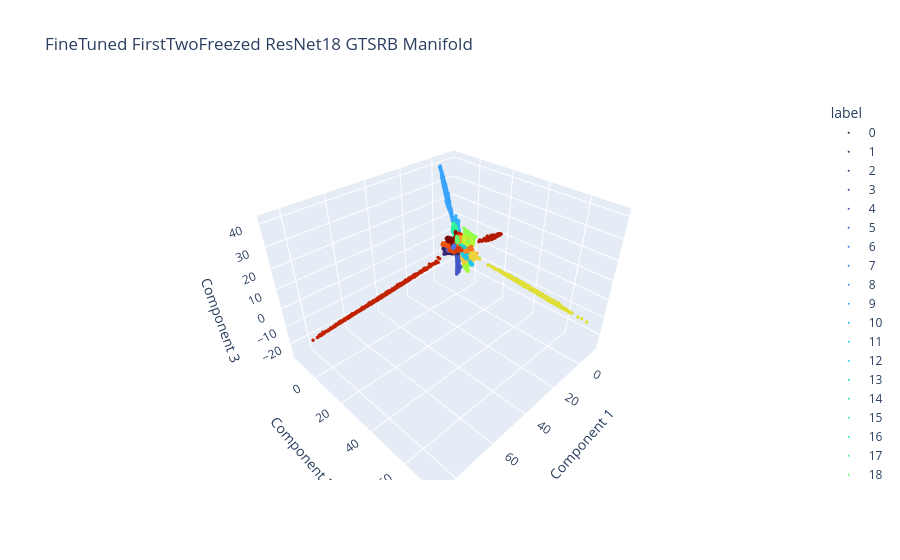

Notebook code for this chart:
### Code cell
plot_embeddings(ft_embeddings_threedim, ft_labels, "FineTuned FirstTwoFreezed ResNet18 GTSRB Manifold", type="plotly")

### Figure 1 — Plotly figure (JSON) as saved in the notebook; plotly's stock layout.template omitted (floating-point values rounded to 4 significant figures; data arrays with more than 128 entries replaced by an {"elided": "..."} marker saying what was removed)
{"data": [{"hovertemplate": "label=0<br>Component 1=%{x}<br>Component 2=%{y}<br>Component 3=%{z}<extra></extra>", "legendgroup": "0", "marker": {"color": "#30123b", "size": 2, "symbol": "circle"}, "mode": "markers", "name": "0", "scene": "scene", "showlegend": true, "type": "scatter3d", "x": {"elided": "150 float values"}, "y": {"elided": "150 float values"}, "z": {"elided": "150 float values"}}, {"hovertemplate": "label=1<br>Component 1=%{x}<br>Component 2=%{y}<br>Component 3=%{z}<extra></extra>", "legendgroup": "1", "marker": {"color": "#372466", "size": 2, "symbol": "circle"}, "mode": "markers", "name": "1", "scene": "scene", "showlegend": true, "type": "scatter3d", "x": {"elided": "1500 float values"}, "y": {"elided": "1500 float values"}, "z": {"elided": "1500 float values"}}, {"hovertemplate": "label=2<br>Component 1=%{x}<br>Component 2=%{y}<br>Component 3=%{z}<extra></extra>", "legendgroup": "2", "marker": {"color": "#3d358b", "size": 2, "symbol": "circle"}, "mode": "markers", "name": "2", "scene": "scene", "showlegend": true, "type": "scatter3d", "x": {"elided": "1500 float values"}, "y": {"elided": "1500 float values"}, "z": {"elided": "1500 float values"}}, {"hovertemplate": "label=3<br>Component 1=%{x}<br>Component 2=%{y}<br>Component 3=%{z}<extra></extra>", "legendgroup": "3", "marker": {"color": "#4146ac", "size": 2, "symbol": "circle"}, "mode": "markers", "name": "3", "scene": "scene", "showlegend": true, "type": "scatter3d", "x": {"elided": "960 float values"}, "y": {"elided": "960 float values"}, "z": {"elided": "960 float values"}}, {"hovertemplate": "label=4<br>Component 1=%{x}<br>Component 2=%{y}<br>Component 3=%{z}<extra></extra>", "legendgroup": "4", "marker": {"color": "#4456c7", "size": 2, "symbol": "circle"}, "mode": "markers", "name": "4", "scene": "scene", "showlegend": true, "type": "scatter3d", "x": {"elided": "1320 float values"}, "y": {"elided": "1320 float values"}, "z": {"elided": "1320 float values"}}, {"hovertemplate": "label=5<br>Component 1=%{x}<br>Component 2=%{y}<br>Component 3=%{z}<extra></extra>", "legendgroup": "5", "marker": {"color": "#4666dd", "size": 2, "symbol": "circle"}, "mode": "markers", "name": "5", "scene": "scene", "showlegend": true, "type": "scatter3d", "x": {"elided": "1260 float values"}, "y": {"elided": "1260 float values"}, "z": {"elided": "1260 float values"}}, {"hovertemplate": "label=6<br>Component 1=%{x}<br>Component 2=%{y}<br>Component 3=%{z}<extra></extra>", "legendgroup": "6", "marker": {"color": "#4776ee", "size": 2, "symbol": "circle"}, "mode": "markers", "name": "6", "scene": "scene", "showlegend": true, "type": "scatter3d", "x": {"elided": "300 float values"}, "y": {"elided": "300 float values"}, "z": {"elided": "300 float values"}}, {"hovertemplate": "label=7<br>Component 1=%{x}<br>Component 2=%{y}<br>Component 3=%{z}<extra></extra>", "legendgroup": "7", "marker": {"color": "#4685fa", "size": 2, "symbol": "circle"}, "mode": "markers", "name": "7", "scene": "scene", "showlegend": true, "type": "scatter3d", "x": {"elided": "960 float values"}, "y": {"elided": "960 float values"}, "z": {"elided": "960 float values"}}, {"hovertemplate": "label=8<br>Component 1=%{x}<br>Component 2=%{y}<br>Component 3=%{z}<extra></extra>", "legendgroup": "8", "marker": {"color": "#4294ff", "size": 2, "symbol": "circle"}, "mode": "markers", "name": "8", "scene": "scene", "showlegend": true, "type": "scatter3d", "x": {"elided": "960 float values"}, "y": {"elided": "960 float values"}, "z": {"elided": "960 float values"}}, {"hovertemplate": "label=9<br>Component 1=%{x}<br>Component 2=%{y}<br>Component 3=%{z}<extra></extra>", "legendgroup": "9", "marker": {"color": "#3aa3fc", "size": 2, "symbol": "circle"}, "mode": "markers", "name": "9", "scene": "scene", "showlegend": true, "type": "scatter3d", "x": {"elided": "990 float values"}, "y": {"elided": "990 float values"}, "z": {"elided": "990 float values"}}, {"hovertemplate": "label=10<br>Component 1=%{x}<br>Component 2=%{y}<br>Component 3=%{z}<extra></extra>", "legendgroup": "10", "marker": {"color": "#2fb2f4", "size": 2, "symbol": "circle"}, "mode": "markers", "name": "10", "scene": "scene", "showlegend": true, "type": "scatter3d", "x": {"elided": "1350 float values"}, "y": {"elided": "1350 float values"}, "z": {"elided": "1350 float values"}}, {"hovertemplate": "label=11<br>Component 1=%{x}<br>Component 2=%{y}<br>Component 3=%{z}<extra></extra>", "legendgroup": "11", "marker": {"color": "#23c3e4", "size": 2, "symbol": "circle"}, "mode": "markers", "name": "11", "scene": "scene", "showlegend": true, "type": "scatter3d", "x": {"elided": "900 float values"}, "y": {"elided": "900 float values"}, "z": {"elided": "900 float values"}}, {"hovertemplate": "label=12<br>Component 1=%{x}<br>Component 2=%{y}<br>Component 3=%{z}<extra></extra>", "legendgroup": "12", "marker": {"color": "#1bd0d5", "size": 2, "symbol": "circle"}, "mode": "markers", "name": "12", "scene": "scene", "showlegend": true, "type": "scatter3d", "x": {"elided": "1410 float values"}, "y": {"elided": "1410 float values"}, "z": {"elided": "1410 float values"}}, {"hovertemplate": "label=13<br>Component 1=%{x}<br>Component 2=%{y}<br>Component 3=%{z}<extra></extra>", "legendgroup": "13", "marker": {"color": "#18dbc5", "size": 2, "symbol": "circle"}, "mode": "markers", "name": "13", "scene": "scene", "showlegend": true, "type": "scatter3d", "x": {"elided": "1440 float values"}, "y": {"elided": "1440 float values"}, "z": {"elided": "1440 float values"}}, {"hovertemplate": "label=14<br>Component 1=%{x}<br>Component 2=%{y}<br>Component 3=%{z}<extra></extra>", "legendgroup": "14", "marker": {"color": "#1ae4b6", "size": 2, "symbol": "circle"}, "mode": "markers", "name": "14", "scene": "scene", "showlegend": true, "type": "scatter3d", "x": {"elided": "540 float values"}, "y": {"elided": "540 float values"}, "z": {"elided": "540 float values"}}, {"hovertemplate": "label=15<br>Component 1=%{x}<br>Component 2=%{y}<br>Component 3=%{z}<extra></extra>", "legendgroup": "15", "marker": {"color": "#25eca7", "size": 2, "symbol": "circle"}, "mode": "markers", "name": "15", "scene": "scene", "showlegend": true, "type": "scatter3d", "x": {"elided": "420 float values"}, "y": {"elided": "420 float values"}, "z": {"elided": "420 float values"}}, {"hovertemplate": "label=16<br>Component 1=%{x}<br>Component 2=%{y}<br>Component 3=%{z}<extra></extra>", "legendgroup": "16", "marker": {"color": "#35f394", "size": 2, "symbol": "circle"}, "mode": "markers", "name": "16", "scene": "scene", "showlegend": true, "type": "scatter3d", "x": {"elided": "300 float values"}, "y": {"elided": "300 float values"}, "z": {"elided": "300 float values"}}, {"hovertemplate": "label=17<br>Component 1=%{x}<br>Component 2=%{y}<br>Component 3=%{z}<extra></extra>", "legendgroup": "17", "marker": {"color": "#4af880", "size": 2, "symbol": "circle"}, "mode": "markers", "name": "17", "scene": "scene", "showlegend": true, "type": "scatter3d", "x": {"elided": "750 float values"}, "y": {"elided": "750 float values"}, "z": {"elided": "750 float values"}}, {"hovertemplate": "label=18<br>Component 1=%{x}<br>Component 2=%{y}<br>Component 3=%{z}<extra></extra>", "legendgroup": "18", "marker": {"color": "#61fc6c", "size": 2, "symbol": "circle"}, "mode": "markers", "name": "18", "scene": "scene", "showlegend": true, "type": "scatter3d", "x": {"elided": "810 float values"}, "y": {"elided": "810 float values"}, "z": {"elided": "810 float values"}}, {"hovertemplate": "label=19<br>Component 1=%{x}<br>Component 2=%{y}<br>Component 3=%{z}<extra></extra>", "legendgroup": "19", "marker": {"color": "#79fe59", "size": 2, "symbol": "circle"}, "mode": "markers", "name": "19", "scene": "scene", "showlegend": true, "type": "scatter3d", "x": {"elided": "150 float values"}, "y": {"elided": "150 float values"}, "z": {"elided": "150 float values"}}, {"hovertemplate": "label=20<br>Component 1=%{x}<br>Component 2=%{y}<br>Component 3=%{z}<extra></extra>", "legendgroup": "20", "marker": {"color": "#8fff49", "size": 2, "symbol": "circle"}, "mode": "markers", "name": "20", "scene": "scene", "showlegend": true, "type": "scatter3d", "x": {"elided": "240 float values"}, "y": {"elided": "240 float values"}, "z": {"elided": "240 float values"}}, {"hovertemplate": "label=21<br>Component 1=%{x}<br>Component 2=%{y}<br>Component 3=%{z}<extra></extra>", "legendgroup": "21", "marker": {"color": "#a4fc3c", "size": 2, "symbol": "circle"}, "mode": "markers", "name": "21", "scene": "scene", "showlegend": true, "type": "scatter3d", "x": {"elided": "240 float values"}, "y": {"elided": "240 float values"}, "z": {"elided": "240 float values"}}, {"hovertemplate": "label=22<br>Component 1=%{x}<br>Component 2=%{y}<br>Component 3=%{z}<extra></extra>", "legendgroup": "22", "marker": {"color": "#b4f836", "size": 2, "symbol": "circle"}, "mode": "markers", "name": "22", "scene": "scene", "showlegend": true, "type": "scatter3d", "x": {"elided": "270 float values"}, "y": {"elided": "270 float values"}, "z": {"elided": "270 float values"}}, {"hovertemplate": "label=23<br>Component 1=%{x}<br>Component 2=%{y}<br>Component 3=%{z}<extra></extra>", "legendgroup": "23", "marker": {"color": "#c3f134", "size": 2, "symbol": "circle"}, "mode": "markers", "name": "23", "scene": "scene", "showlegend": true, "type": "scatter3d", "x": {"elided": "360 float values"}, "y": {"elided": "360 float values"}, "z": {"elided": "360 float values"}}, {"hovertemplate": "label=24<br>Component 1=%{x}<br>Component 2=%{y}<br>Component 3=%{z}<extra></extra>", "legendgroup": "24", "marker": {"color": "#d2e935", "size": 2, "symbol": "circle"}, "mode": "markers", "name": "24", "scene": "scene", "showlegend": true, "type": "scatter3d", "x": {"elided": "180 float values"}, "y": {"elided": "180 float values"}, "z": {"elided": "180 float values"}}, {"hovertemplate": "label=25<br>Component 1=%{x}<br>Component 2=%{y}<br>Component 3=%{z}<extra></extra>", "legendgroup": "25", "marker": {"color": "#dfdf37", "size": 2, "symbol": "circle"}, "mode": "markers", "name": "25", "scene": "scene", "showlegend": true, "type": "scatter3d", "x": {"elided": "1020 float values"}, "y": {"elided": "1020 float values"}, "z": {"elided": "1020 float values"}}, {"hovertemplate": "label=26<br>Component 1=%{x}<br>Component 2=%{y}<br>Component 3=%{z}<extra></extra>", "legendgroup": "26", "marker": {"color": "#ebd339", "size": 2, "symbol": "circle"}, "mode": "markers", "name": "26", "scene": "scene", "showlegend": true, "type": "scatter3d", "x": {"elided": "420 float values"}, "y": {"elided": "420 float values"}, "z": {"elided": "420 float values"}}, {"hovertemplate": "label=27<br>Component 1=%{x}<br>Component 2=%{y}<br>Component 3=%{z}<extra></extra>", "legendgroup": "27", "marker": {"color": "#f4c73a", "size": 2, "symbol": "circle"}, "mode": "markers", "name": "27", "scene": "scene", "showlegend": true, "type": "scatter3d", "x": {"elided": "180 float values"}, "y": {"elided": "180 float values"}, "z": {"elided": "180 float values"}}, {"hovertemplate": "label=28<br>Component 1=%{x}<br>Component 2=%{y}<br>Component 3=%{z}<extra></extra>", "legendgroup": "28", "marker": {"color": "#faba39", "size": 2, "symbol": "circle"}, "mode": "markers", "name": "28", "scene": "scene", "showlegend": true, "type": "scatter3d", "x": {"elided": "360 float values"}, "y": {"elided": "360 float values"}, "z": {"elided": "360 float values"}}, {"hovertemplate": "label=29<br>Component 1=%{x}<br>Component 2=%{y}<br>Component 3=%{z}<extra></extra>", "legendgroup": "29", "marker": {"color": "#fdac34", "size": 2, "symbol": "circle"}, "mode": "markers", "name": "29", "scene": "scene", "showlegend": true, "type": "scatter3d", "x": {"elided": "180 float values"}, "y": {"elided": "180 float values"}, "z": {"elided": "180 float values"}}, {"hovertemplate": "label=30<br>Component 1=%{x}<br>Component 2=%{y}<br>Component 3=%{z}<extra></extra>", "legendgroup": "30", "marker": {"color": "#fe9b2d", "size": 2, "symbol": "circle"}, "mode": "markers", "name": "30", "scene": "scene", "showlegend": true, "type": "scatter3d", "x": {"elided": "300 float values"}, "y": {"elided": "300 float values"}, "z": {"elided": "300 float values"}}, {"hovertemplate": "label=31<br>Component 1=%{x}<br>Component 2=%{y}<br>Component 3=%{z}<extra></extra>", "legendgroup": "31", "marker": {"color": "#fd8a26", "size": 2, "symbol": "circle"}, "mode": "markers", "name": "31", "scene": "scene", "showlegend": true, "type": "scatter3d", "x": {"elided": "540 float values"}, "y": {"elided": "540 float values"}, "z": {"elided": "540 float values"}}, {"hovertemplate": "label=32<br>Component 1=%{x}<br>Component 2=%{y}<br>Component 3=%{z}<extra></extra>", "legendgroup": "32", "marker": {"color": "#f9751d", "size": 2, "symbol": "circle"}, "mode": "markers", "name": "32", "scene": "scene", "showlegend": true, "type": "scatter3d", "x": {"elided": "180 float values"}, "y": {"elided": "180 float values"}, "z": {"elided": "180 float values"}}, {"hovertemplate": "label=33<br>Component 1=%{x}<br>Component 2=%{y}<br>Component 3=%{z}<extra></extra>", "legendgroup": "33", "marker": {"color": "#f36315", "size": 2, "symbol": "circle"}, "mode": "markers", "name": "33", "scene": "scene", "showlegend": true, "type": "scatter3d", "x": {"elided": "480 float values"}, "y": {"elided": "480 float values"}, "z": {"elided": "480 float values"}}, {"hovertemplate": "label=34<br>Component 1=%{x}<br>Component 2=%{y}<br>Component 3=%{z}<extra></extra>", "legendgroup": "34", "marker": {"color": "#ec530f", "size": 2, "symbol": "circle"}, "mode": "markers", "name": "34", "scene": "scene", "showlegend": true, "type": "scatter3d", "x": {"elided": "300 float values"}, "y": {"elided": "300 float values"}, "z": {"elided": "300 float values"}}, {"hovertemplate": "label=35<br>Component 1=%{x}<br>Component 2=%{y}<br>Component 3=%{z}<extra></extra>", "legendgroup": "35", "marker": {"color": "#e4450a", "size": 2, "symbol": "circle"}, "mode": "markers", "name": "35", "scene": "scene", "showlegend": true, "type": "scatter3d", "x": {"elided": "810 float values"}, "y": {"elided": "810 float values"}, "z": {"elided": "810 float values"}}, {"hovertemplate": "label=36<br>Component 1=%{x}<br>Component 2=%{y}<br>Component 3=%{z}<extra></extra>", "legendgroup": "36", "marker": {"color": "#da3907", "size": 2, "symbol": "circle"}, "mode": "markers", "name": "36", "scene": "scene", "showlegend": true, "type": "scatter3d", "x": {"elided": "270 float values"}, "y": {"elided": "270 float values"}, "z": {"elided": "270 float values"}}, {"hovertemplate": "label=37<br>Component 1=%{x}<br>Component 2=%{y}<br>Component 3=%{z}<extra></extra>", "legendgroup": "37", "marker": {"color": "#ce2d04", "size": 2, "symbol": "circle"}, "mode": "markers", "name": "37", "scene": "scene", "showlegend": true, "type": "scatter3d", "x": {"elided": "150 float values"}, "y": {"elided": "150 float values"}, "z": {"elided": "150 float values"}}, {"hovertemplate": "label=38<br>Component 1=%{x}<br>Component 2=%{y}<br>Component 3=%{z}<extra></extra>", "legendgroup": "38", "marker": {"color": "#c12302", "size": 2, "symbol": "circle"}, "mode": "markers", "name": "38", "scene": "scene", "showlegend": true, "type": "scatter3d", "x": {"elided": "1380 float values"}, "y": {"elided": "1380 float values"}, "z": {"elided": "1380 float values"}}, {"hovertemplate": "label=39<br>Component 1=%{x}<br>Component 2=%{y}<br>Component 3=%{z}<extra></extra>", "legendgroup": "39", "marker": {"color": "#b21a01", "size": 2, "symbol": "circle"}, "mode": "markers", "name": "39", "scene": "scene", "showlegend": true, "type": "scatter3d", "x": {"elided": "210 float values"}, "y": {"elided": "210 float values"}, "z": {"elided": "210 float values"}}, {"hovertemplate": "label=40<br>Component 1=%{x}<br>Component 2=%{y}<br>Component 3=%{z}<extra></extra>", "legendgroup": "40", "marker": {"color": "#a11201", "size": 2, "symbol": "circle"}, "mode": "markers", "name": "40", "scene": "scene", "showlegend": true, "type": "scatter3d", "x": {"elided": "240 float values"}, "y": {"elided": "240 float values"}, "z": {"elided": "240 float values"}}, {"hovertemplate": "label=41<br>Component 1=%{x}<br>Component 2=%{y}<br>Component 3=%{z}<extra></extra>", "legendgroup": "41", "marker": {"color": "#8e0a01", "size": 2, "symbol": "circle"}, "mode": "markers", "name": "41", "scene": "scene", "showlegend": true, "type": "scatter3d", "x": {"elided": "180 float values"}, "y": {"elided": "180 float values"}, "z": {"elided": "180 float values"}}, {"hovertemplate": "label=42<br>Component 1=%{x}<br>Component 2=%{y}<br>Component 3=%{z}<extra></extra>", "legendgroup": "42", "marker": {"color": "#7a0403", "size": 2, "symbol": "circle"}, "mode": "markers", "name": "42", "scene": "scene", "showlegend": true, "type": "scatter3d", "x": {"elided": "180 float values"}, "y": {"elided": "180 float values"}, "z": {"elided": "180 float values"}}], "layout": {"legend": {"title": {"text": "label"}, "tracegroupgap": 0}, "scene": {"domain": {"x": [0, 1], "y": [0, 1]}, "xaxis": {"title": {"text": "Component 1"}}, "yaxis": {"title": {"text": "Component 2"}}, "zaxis": {"title": {"text": "Component 3"}}}, "title": {"text": "FineTuned FirstTwoFreezed ResNet18 GTSRB Manifold"}}}
